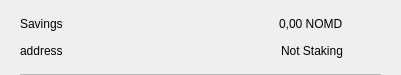
<?xml version="1.0" encoding="UTF-8"?>
<ui version="4.0">
 <class>CSRow</class>
 <widget class="QWidget" name="CSRow">
  <property name="geometry">
   <rect>
    <x>0</x>
    <y>0</y>
    <width>401</width>
    <height>75</height>
   </rect>
  </property>
  <property name="windowTitle">
   <string>Form</string>
  </property>
  <layout class="QVBoxLayout" name="verticalLayout">
   <property name="spacing">
    <number>0</number>
   </property>
   <property name="leftMargin">
    <number>20</number>
   </property>
   <property name="topMargin">
    <number>10</number>
   </property>
   <property name="rightMargin">
    <number>20</number>
   </property>
   <property name="bottomMargin">
    <number>0</number>
   </property>
   <item>
    <widget class="QWidget" name="info" native="true">
     <property name="minimumSize">
      <size>
       <width>0</width>
       <height>0</height>
      </size>
     </property>
     <layout class="QHBoxLayout" name="horizontalLayout_3">
      <property name="leftMargin">
       <number>0</number>
      </property>
      <property name="topMargin">
       <number>0</number>
      </property>
      <property name="rightMargin">
       <number>0</number>
      </property>
      <property name="bottomMargin">
       <number>10</number>
      </property>
      <item>
       <widget class="QWidget" name="container" native="true">
        <property name="minimumSize">
         <size>
          <width>0</width>
          <height>0</height>
         </size>
        </property>
        <layout class="QVBoxLayout" name="verticalLayout_2">
         <property name="spacing">
          <number>0</number>
         </property>
         <property name="leftMargin">
          <number>0</number>
         </property>
         <property name="topMargin">
          <number>0</number>
         </property>
         <property name="rightMargin">
          <number>0</number>
         </property>
         <property name="bottomMargin">
          <number>0</number>
         </property>
         <item>
          <layout class="QHBoxLayout" name="horizontalLayout">
           <item>
            <widget class="QLabel" name="labelName">
             <property name="toolTip">
              <string notr="true"/>
             </property>
             <property name="text">
              <string>Savings</string>
             </property>
            </widget>
           </item>
           <item>
            <spacer name="horizontalSpacer">
             <property name="orientation">
              <enum>Qt::Horizontal</enum>
             </property>
             <property name="sizeHint" stdset="0">
              <size>
               <width>40</width>
               <height>20</height>
              </size>
             </property>
            </spacer>
           </item>
           <item>
            <widget class="QLabel" name="labelAmount">
             <property name="text">
              <string>0,00 NOMD</string>
             </property>
            </widget>
           </item>
          </layout>
         </item>
         <item>
          <layout class="QHBoxLayout" name="horizontalLayout_2">
           <item>
            <widget class="QLabel" name="labelAddress">
             <property name="toolTip">
              <string notr="true"/>
             </property>
             <property name="text">
              <string>address</string>
             </property>
            </widget>
           </item>
           <item>
            <spacer name="horizontalSpacer_2">
             <property name="orientation">
              <enum>Qt::Horizontal</enum>
             </property>
             <property name="sizeHint" stdset="0">
              <size>
               <width>40</width>
               <height>20</height>
              </size>
             </property>
            </spacer>
           </item>
           <item>
            <widget class="QLabel" name="labelStaking">
             <property name="text">
              <string>Not Staking</string>
             </property>
            </widget>
           </item>
          </layout>
         </item>
        </layout>
       </widget>
      </item>
      <item alignment="Qt::AlignHCenter|Qt::AlignVCenter">
       <widget class="QPushButton" name="pushButtonMenu">
        <property name="minimumSize">
         <size>
          <width>24</width>
          <height>24</height>
         </size>
        </property>
        <property name="maximumSize">
         <size>
          <width>32</width>
          <height>32</height>
         </size>
        </property>
        <property name="focusPolicy">
         <enum>Qt::NoFocus</enum>
        </property>
        <property name="styleSheet">
         <string notr="true">border:none; background-color:transparent;</string>
        </property>
        <property name="text">
         <string/>
        </property>
        <property name="icon">
         <iconset>
          <normaloff>://ic-menu-hover</normaloff>://ic-menu-hover</iconset>
        </property>
        <property name="iconSize">
         <size>
          <width>24</width>
          <height>24</height>
         </size>
        </property>
       </widget>
      </item>
     </layout>
    </widget>
   </item>
   <item>
    <widget class="QLabel" name="lblDivisory">
     <property name="minimumSize">
      <size>
       <width>0</width>
       <height>1</height>
      </size>
     </property>
     <property name="maximumSize">
      <size>
       <width>16777215</width>
       <height>1</height>
      </size>
     </property>
     <property name="styleSheet">
      <string notr="true">background-color:#bababa;</string>
     </property>
     <property name="text">
      <string/>
     </property>
     <property name="alignment">
      <set>Qt::AlignBottom|Qt::AlignLeading|Qt::AlignLeft</set>
     </property>
    </widget>
   </item>
  </layout>
 </widget>
 <resources/>
 <connections/>
</ui>
